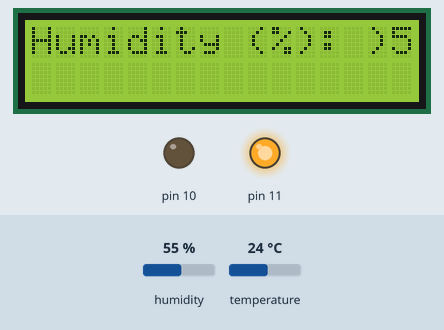
Recording of a sketch running on a simulated Arduino Uno, built with avr-gcc and run on an emulated ATmega328P. On the bench: 16×2 character LCD, output pins drawn as LEDs (lit = HIGH). Inputs (shaded band) come from the test bench; at power-on: temperature 24 °C, humidity 55 %.

Above: at 1.2 s.
1.3 s: temperature set to 34 °C
At 2.7 s:
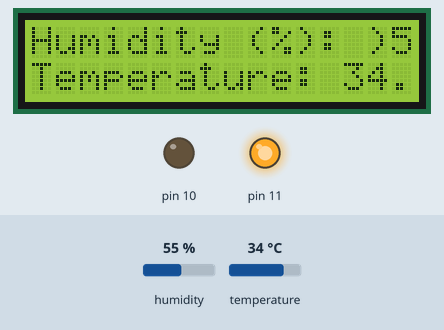
4.1 s: temperature set to 37 °C
At 5.4 s:
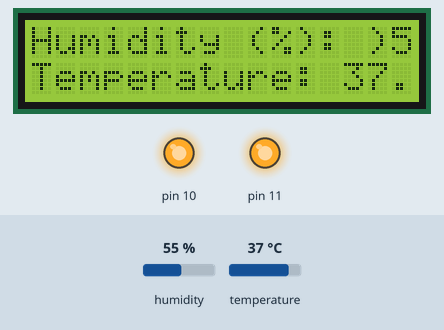
6.9 s: temperature set to 40 °C
At 9.5 s:
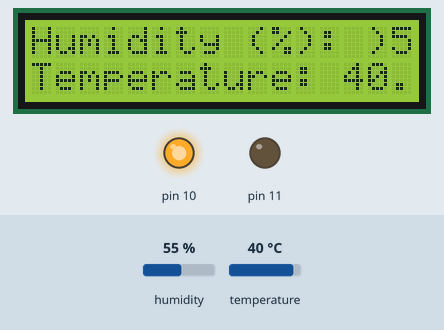
9.8 s: humidity set to 22 %
At 11.0 s:
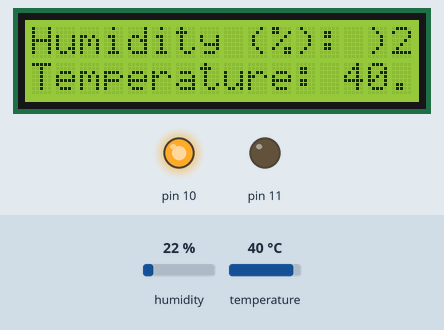
Timing chart, 0 to 12.8 s (numbered marks = the images above; inputs shaded):
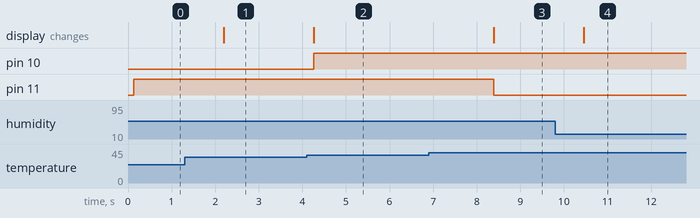

The sketch:

main.ino
```cpp
#include <LiquidCrystal_I2C.h>
#include <dht11.h>
#define DHT11PIN 2
#define DELAY 2000


dht11 DHT11;
LiquidCrystal_I2C lcdScreen(0x27, 16, 2);

void setup() {

  lcdScreen.init();
  lcdScreen.backlight();
  lcdScreen.clear();
  pinMode(11, OUTPUT);
  pinMode(10, OUTPUT);
  pinMode(2, INPUT);
}

void loop()
{
  int chk = DHT11.read(DHT11PIN);

  lcdScreen.print("Temperature: ");
  lcdScreen.println((float)DHT11.temperature, 2);
  lcdScreen.setCursor(0, 0);
  lcdScreen.print("Humidity (%): )");
  lcdScreen.println((float)DHT11.humidity, 2);
  lcdScreen.setCursor(0, 1);

  if (DHT11.temperature>=39)
  {
    digitalWrite(11, LOW);
    digitalWrite(10, HIGH);
    delay(DELAY);
  }
  else if(DHT11.temperature<36)
  {
    digitalWrite(10, LOW);
    digitalWrite(11, HIGH);
    delay(DELAY);
  }
  else if(DHT11.temperature<=39 and DHT11.temperature>=36)
  {
    digitalWrite(10, HIGH);
    digitalWrite(11, HIGH);
    delay(DELAY);
  }
}
```

Measured:
- the behaviour switches between 35 and 36 °C on temperature (found by bisection; images 1 and 2)
- the behaviour switches between 38 and 39 °C on temperature (found by bisection; images 2 and 3)
- after the input at 1.3 s, the display: changes after 0.90 s (image 1)
- after the input at 4.1 s, pin 10: LOW → HIGH after 0.16 s; the display: changes after 0.16 s (image 2)
- after the input at 6.9 s, pin 11: HIGH → LOW after 1.5 s; the display: changes after 1.5 s (image 3)
- after the input at 9.8 s, the display: changes after 0.65 s (image 4)
